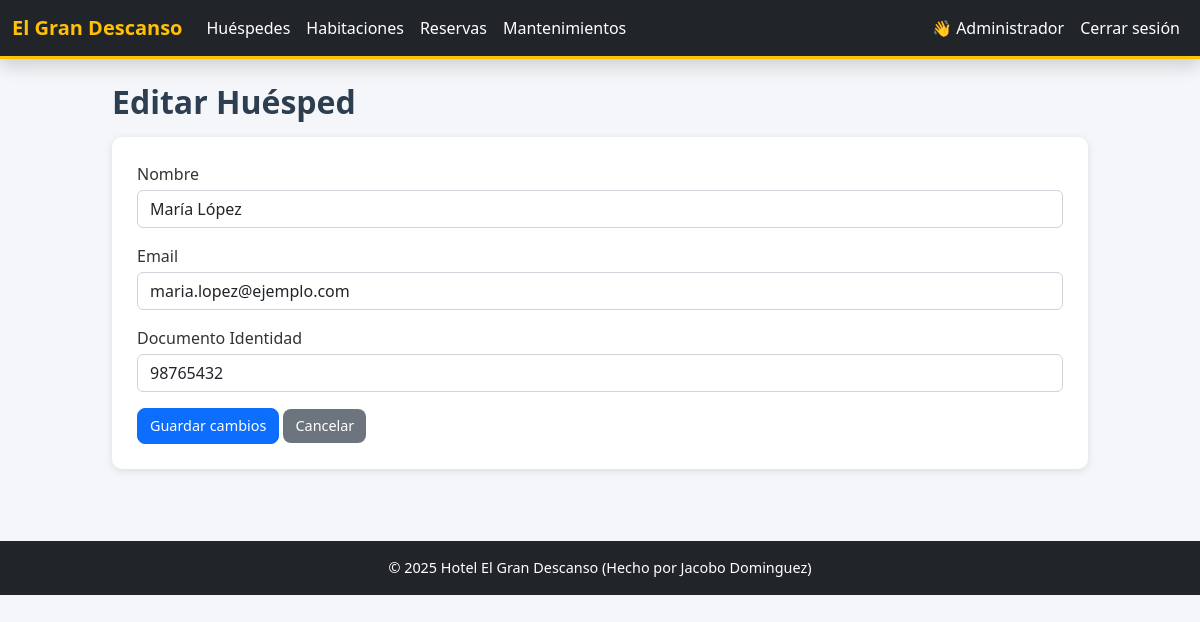
The page /huespedes/editar_huesped.php?id=2 (signed in) on the database its author committed.
### tables this page shows
CREATE TABLE huespedes(
	id INT AUTO_INCREMENT PRIMARY KEY,
    nombre VARCHAR(100) NOT NULL,
    email VARCHAR(100) NOT NULL,
    documento_identidad VARCHAR(50) NOT NULL
);

### huespedes/editar_huesped.php (the view, shortened to what this page needs)
<?php
include '../header.php';
require '../conexion.php';
$id = intval($_GET['id']);
$stmt = $pdo->prepare("SELECT * FROM huespedes WHERE id = ?");
$stmt->execute([$id]);
$h = $stmt->fetch();
?>
<h2>Editar Huésped</h2>
<form method="post" class="mt-3">
    <div class="mb-3">
        <label class="form-label">Nombre</label>
        <input class="form-control" name="nombre" required value="<?= htmlspecialchars($h['nombre']) ?>">
    </div>
    <div class="mb-3">
        <label class="form-label">Email</label>
        <input class="form-control" type="email" name="email" required value="<?= htmlspecialchars($h['email']) ?>">
    </div>
    <div class="mb-3">
        <label class="form-label">Documento Identidad</label>
        <input class="form-control" name="documento_identidad" required value="<?= htmlspecialchars($h['documento_identidad']) ?>">
    </div>
    <button class="btn btn-primary" type="submit">Guardar cambios</button>
    <a class="btn btn-secondary" href="/huespedes/listar_huespedes.php">Cancelar</a>
</form>
<?php include '../footer.php'; ?>

### css/style.css (style rules this page uses)
body { background-color: #f4f6f9; font-family: 'Segoe UI', Arial, sans-serif; margin: 0; padding: 0; color: #333; }
h1, h2, h3 { color: #2c3e50; font-weight: 600; }
a { text-decoration: none; }
.btn { border-radius: 8px !important; font-size: 0.9rem; padding: 6px 12px; transition: 0.3s; }
.btn-secondary { background-color: #6c757d !important; border: none; }
form { background-color: white; padding: 25px; border-radius: 10px; box-shadow: 0 2px 8px rgba(0, 0, 0, 0.1); }
.form-label { font-weight: 500; margin-bottom: 4px; }
.form-control, .form-select { border-radius: 6px !important; border: 1px solid #ced4da; }

### rows shown on the page
huespedes: nombre "María López", email "maria.lopez@ejemplo.com", documento_identidad "98765432"

### other values the page prints
$_SESSION['usuario_nombre'] "Administrador"
